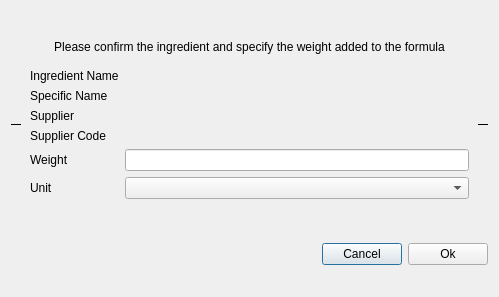
<?xml version="1.0" encoding="UTF-8"?>
<ui version="4.0">
 <class>confirmationDialog</class>
 <widget class="QDialog" name="confirmationDialog">
  <property name="geometry">
   <rect>
    <x>0</x>
    <y>0</y>
    <width>499</width>
    <height>297</height>
   </rect>
  </property>
  <property name="sizePolicy">
   <sizepolicy hsizetype="Maximum" vsizetype="Maximum">
    <horstretch>0</horstretch>
    <verstretch>0</verstretch>
   </sizepolicy>
  </property>
  <property name="maximumSize">
   <size>
    <width>500</width>
    <height>333</height>
   </size>
  </property>
  <property name="windowTitle">
   <string>Confirm</string>
  </property>
  <property name="sizeGripEnabled">
   <bool>false</bool>
  </property>
  <layout class="QVBoxLayout" name="verticalLayout">
   <item>
    <widget class="QFrame" name="frame_3">
     <property name="frameShape">
      <enum>QFrame::HLine</enum>
     </property>
     <layout class="QVBoxLayout" name="verticalLayout_2">
      <item>
       <widget class="QLabel" name="label">
        <property name="autoFillBackground">
         <bool>true</bool>
        </property>
        <property name="text">
         <string>Please confirm the ingredient and specify the weight added to the formula</string>
        </property>
        <property name="alignment">
         <set>Qt::AlignCenter</set>
        </property>
       </widget>
      </item>
      <item>
       <widget class="QFrame" name="containerFrame">
        <property name="autoFillBackground">
         <bool>true</bool>
        </property>
        <layout class="QFormLayout" name="formLayout">
         <item row="1" column="0">
          <widget class="QLabel" name="nameLabel">
           <property name="text">
            <string>Ingredient Name</string>
           </property>
          </widget>
         </item>
         <item row="1" column="1">
          <widget class="QLabel" name="namePlaceholderLabel">
           <property name="text">
            <string/>
           </property>
          </widget>
         </item>
         <item row="2" column="0">
          <widget class="QLabel" name="specificNameLabel">
           <property name="text">
            <string>Specific Name</string>
           </property>
          </widget>
         </item>
         <item row="2" column="1">
          <widget class="QLabel" name="specificNamePlaceholderLabel">
           <property name="text">
            <string/>
           </property>
          </widget>
         </item>
         <item row="3" column="0">
          <widget class="QLabel" name="supplierLabel">
           <property name="text">
            <string>Supplier</string>
           </property>
          </widget>
         </item>
         <item row="3" column="1">
          <widget class="QLabel" name="supplierPlaceholderLabel">
           <property name="text">
            <string/>
           </property>
          </widget>
         </item>
         <item row="4" column="0">
          <widget class="QLabel" name="supplierCodeLabel">
           <property name="text">
            <string>Supplier Code</string>
           </property>
          </widget>
         </item>
         <item row="4" column="1">
          <widget class="QLabel" name="supplierCodePlaceholderLabel">
           <property name="text">
            <string/>
           </property>
          </widget>
         </item>
         <item row="5" column="0">
          <widget class="QLabel" name="label_7">
           <property name="text">
            <string>Weight</string>
           </property>
          </widget>
         </item>
         <item row="5" column="1">
          <widget class="QLineEdit" name="weightLineEdit">
           <property name="inputMethodHints">
            <set>Qt::ImhFormattedNumbersOnly</set>
           </property>
          </widget>
         </item>
         <item row="6" column="0">
          <widget class="QLabel" name="label_6">
           <property name="text">
            <string>Unit</string>
           </property>
          </widget>
         </item>
         <item row="6" column="1">
          <widget class="QComboBox" name="unitComboBox">
           <property name="editable">
            <bool>false</bool>
           </property>
           <property name="maxVisibleItems">
            <number>15</number>
           </property>
          </widget>
         </item>
        </layout>
       </widget>
      </item>
     </layout>
    </widget>
   </item>
   <item>
    <layout class="QHBoxLayout" name="horizontalLayout">
     <item>
      <spacer name="horizontalSpacer">
       <property name="orientation">
        <enum>Qt::Horizontal</enum>
       </property>
       <property name="sizeHint" stdset="0">
        <size>
         <width>40</width>
         <height>20</height>
        </size>
       </property>
      </spacer>
     </item>
     <item>
      <widget class="QPushButton" name="cancelPushBtn">
       <property name="text">
        <string>Cancel</string>
       </property>
      </widget>
     </item>
     <item>
      <widget class="QPushButton" name="okPushBtn">
       <property name="text">
        <string>Ok</string>
       </property>
      </widget>
     </item>
    </layout>
   </item>
  </layout>
 </widget>
 <resources/>
 <connections/>
</ui>
